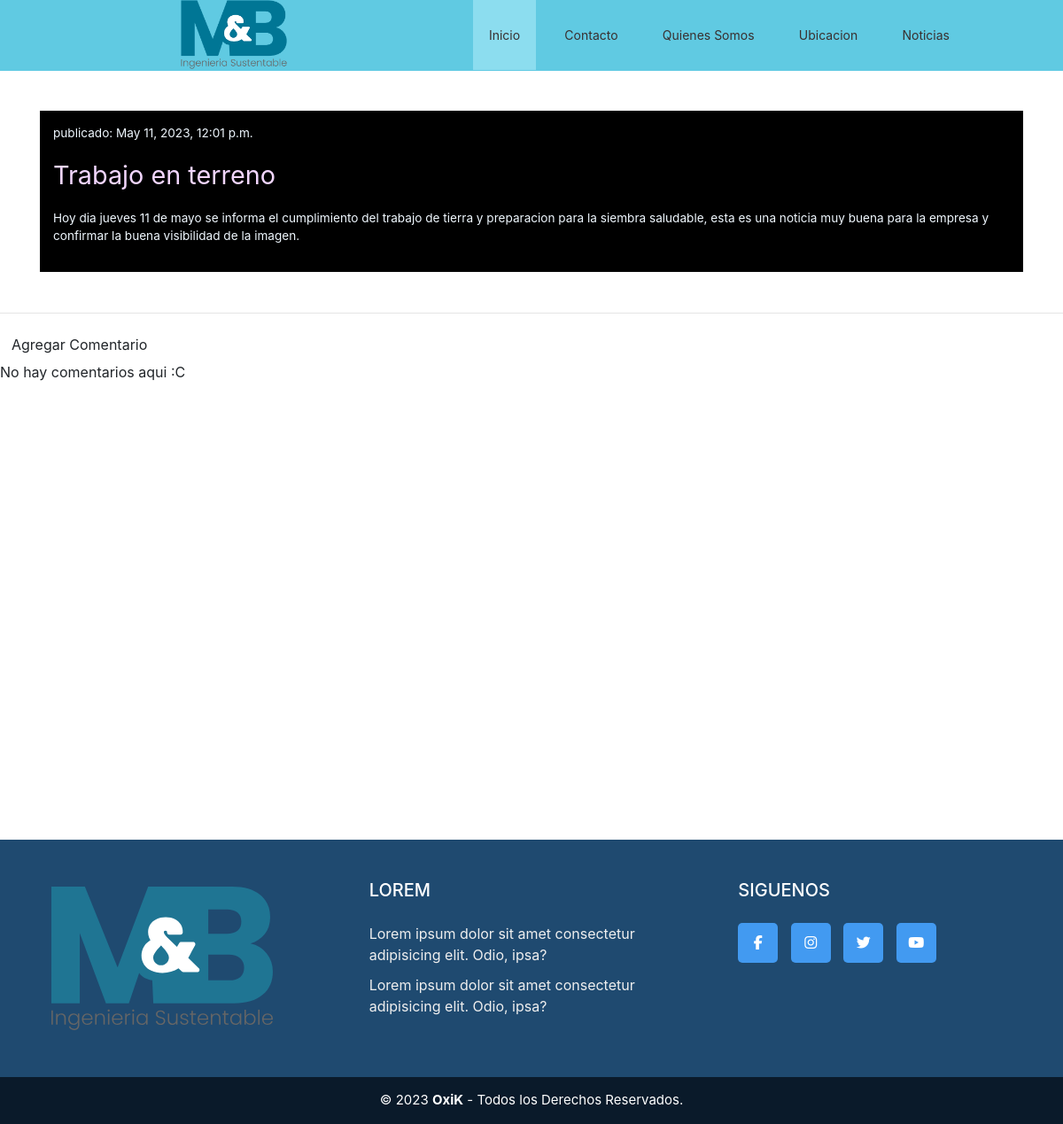
The page /post/19/ on the database its author committed.
### blogsustentable/models.py (models this page shows, shortened)
class Post(models.Model):
    author = models.ForeignKey(settings.AUTH_USER_MODEL, on_delete=models.CASCADE)
    title = models.CharField(max_length=200)
    text = models.TextField()
    created_date = models.DateTimeField(
            default=timezone.now)
    published_date = models.DateTimeField(
            blank=True, null=True)
    cover = models.ImageField(upload_to='images/')

### blogsustentable/views.py (the view)
# urls.py: path('post/<int:pk>/', views.post_detail, name='post_detail'),
def post_detail(request, pk):
    post = get_object_or_404(Post, pk=pk)
    return render(request, 'blog/post_detail.html', {'post': post})

### blogsustentable/templates/blog/post_detail.html (shortened to what this page needs)
{% extends 'blog/base.html' %}
{% load static %}
{% block content %}
<div class="contenedor_post" style="padding: 30px; margin: 15px;">
    <div class="post" style="background-color: rgb(0, 0, 0);padding: 15px;">
        {% if post.published_date %}
                <p id="fecha-post" style="color: aliceblue; font-size: 85%;"> publicado: {{ post.published_date }}</p>
        {% endif %}
        <p id="titulo-post" style="color: rgb(242, 214, 255); font-size: 180%;"><a>{{ post.title }}</a></p>
        <div>
            <p style="color: aliceblue; font-size: 85%;">{{ post.text|linebreaksbr }}</p>
        </div>
    </div>
</div>
        <hr>
        <a class="btn btn-default" href="{% url 'add_comment_to_post' pk=post.pk %}">Agregar Comentario</a>
        {% for comment in post.comments.all %}
            <div class="comment" style="margin: 20px 0px 20px 20px;">
                <div class="date">{{ comment.created_date }}</div>
                <strong>{{ comment.author }}</strong>
                <p>{{ comment.text|linebreaks }}</p>
            </div>
        {% empty %}
            <p>No hay comentarios aqui :C</p>
        {% endfor %}
        <div class="vacio" style="height: 500px"></div>
{% endblock %}

### blogsustentable/static/css/style.css (style rules this page uses)
* { padding: 0; margin: 0; text-decoration: none; list-style: none; box-sizing: border-box; }
body { font-family: Arial, Helvetica, sans-serif; margin: 0; padding: 0; overflow-x: hidden; }

### rows shown on the page
Post: published_date "May 11, 2023, 12:01 p.m.", title "Trabajo en terreno", text "Hoy dia jueves 11 de mayo se informa el cumplimiento del trabajo de tierra y preparacion para la siembra saludable, esta es una noticia muy buena para la empresa y confirmar la buena visibilidad de la imagen."
